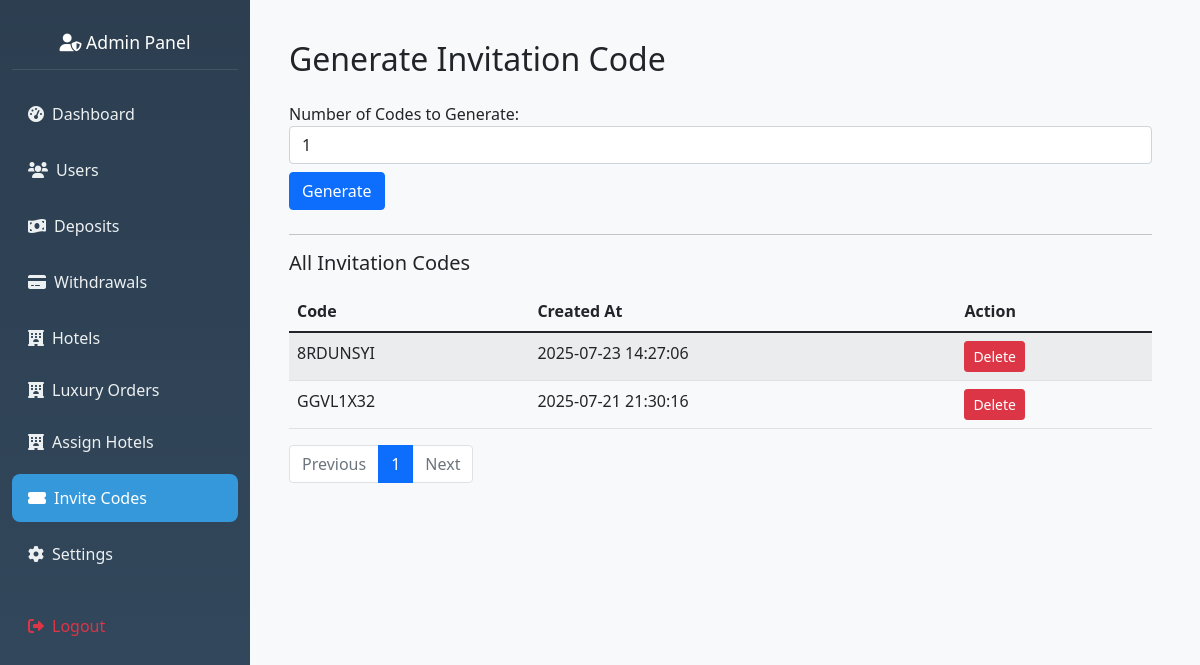
Screenshot of /admin/generate-invite (signed in) with the database file from the repository.
### hotel_app/models.py (models this page shows, shortened)
class InvitationCode(db.Model):
    __tablename__ = 'invitation_code'
    id = db.Column(db.Integer, primary_key=True)
    code = db.Column(db.String(20), unique=True, nullable=False)
    is_used = db.Column(db.Boolean, default=False)
    created_at = db.Column(db.DateTime, default=datetime.utcnow)

### hotel_app/routes.py (the view, shortened to what this page needs)
@app.route('/admin/generate-invite', methods=['GET', 'POST'])
@admin_required
def generate_invitation_code():
    page = request.args.get('page', 1, type=int)
    codes = InvitationCode.query.order_by(InvitationCode.id.desc()).paginate(
        page=page, per_page=20, error_out=False
    )
    return render_template('admin_invite.html', codes=codes)

### hotel_app/routes.py (called while the page is built)
def admin_required(f):
    @wraps(f)
    def wrapper(*args, **kwargs):
        admin_id = session.get('admin_id')
        if not admin_id:
            flash("Admin login required.", "danger")
            return redirect(url_for('admin_login'))
        admin = Admin.query.get(admin_id)
        if not admin or not admin.is_active:
            session.pop('admin_id', None)
            flash("Admin access denied.", "danger")
            return redirect(url_for('admin_login'))
        g.current_admin = admin
        return f(*args, **kwargs)
    return wrapper

@app.before_request
def check_admin_routes():
    if request.endpoint and request.endpoint.startswith('admin_') and request.endpoint != 'admin_login':
        if 'admin_id' not in session:
            return redirect(url_for('admin_login'))

### hotel_app/templates/admin_invite.html
{% extends "admin_base.html" %}
{% block content %}
<div class="container mt-4">
    <h2 class="mb-4">Generate Invitation Code</h2>
    <form method="POST" action="{{ url_for('generate_invitation_code') }}" class="mb-4">
        <div class="form-group">
            <label for="num_codes">Number of Codes to Generate:</label>
            <input type="number" name="num_codes" id="num_codes" class="form-control" min="1" value="1" required>
        </div>
        <button type="submit" class="btn btn-primary mt-2">Generate</button>
    </form>
    <hr>
    {% if codes and codes[0] is string %}
        <h5 class="mb-3">Recently Generated Code(s)</h5>
        <ul class="list-group mb-4">
            {% for code in codes %}
                <li class="list-group-item">{{ code }}</li>
            {% endfor %}
        </ul>
        <a href="{{ url_for('generate_invitation_code') }}" class="btn btn-secondary">View All Codes</a>
    {% elif codes and codes.items is defined %}
        <h5 class="mb-3">All Invitation Codes</h5>
        <table class="table table-striped">
            <thead>
                <tr>
                    <th>Code</th>
                    <th>Created At</th>
                    <th>Action</th>
                </tr>
            </thead>
            <tbody>
                {% for invite in codes.items %}
                    <tr>
                        <td>{{ invite.code }}</td>
                        <td>{{ invite.created_at.strftime('%Y-%m-%d %H:%M:%S') }}</td>
                        <td>
                            <form method="POST" action="{{ url_for('delete_invitation_code', code_id=invite.id) }}" onsubmit="return confirm('Are you sure you want to delete this code?');">
                                <button type="submit" class="btn btn-sm btn-danger">Delete</button>
                            </form>
                        </td>
                    </tr>
                {% endfor %}
            </tbody>
        </table>
        <nav>
            <ul class="pagination">
                {% if codes.has_prev %}
                    <li class="page-item">
                        <a class="page-link" href="{{ url_for('generate_invitation_code', page=codes.prev_num) }}">Previous</a>
                    </li>
                {% else %}
                    <li class="page-item disabled">
                        <span class="page-link">Previous</span>
                    </li>
                {% endif %}
                {% for page_num in codes.iter_pages(left_edge=1, right_edge=1, left_current=2, right_current=2) %}
                    {% if page_num %}
                        <li class="page-item {% if page_num == codes.page %}active{% endif %}">
                            <a class="page-link" href="{{ url_for('generate_invitation_code', page=page_num) }}">{{ page_num }}</a>
                        </li>
                    {% else %}
                        <li class="page-item disabled"><span class="page-link">…</span></li>
                    {% endif %}
                {% endfor %}
                {% if codes.has_next %}
                    <li class="page-item">
                        <a class="page-link" href="{{ url_for('generate_invitation_code', page=codes.next_num) }}">Next</a>
                    </li>
                {% else %}
                    <li class="page-item disabled">
                        <span class="page-link">Next</span>
                    </li>
                {% endif %}
            </ul>
        </nav>
    {% else %}
        <p>No invitation codes found.</p>
    {% endif %}
</div>
{% endblock %}

### rows the page displays
InvitationCode: code "8RDUNSYI", created_at "2025-07-23 14:27:06"
InvitationCode: code "GGVL1X32", created_at "2025-07-21 21:30:16"

### other values shown
{{ page_num }} "1"
